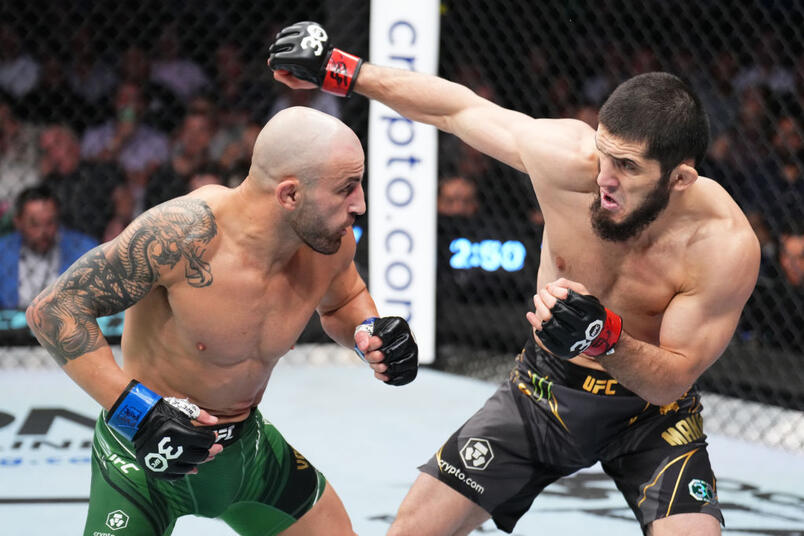
#> input picture man.jpg, 804 x 536 px
$ python flip.py
#> lines starting #> are read from the running program, lines starting #| are printed output that depends on the picture
import cv2

# Read the image
image = cv2.imread('man.jpg')
#> image is the input picture: shape (536, 804, 3); mean B, G, R 98.6, 102.3, 112.1

# Flip the image horizontally
flipped_horizontal = cv2.flip(image, 1)
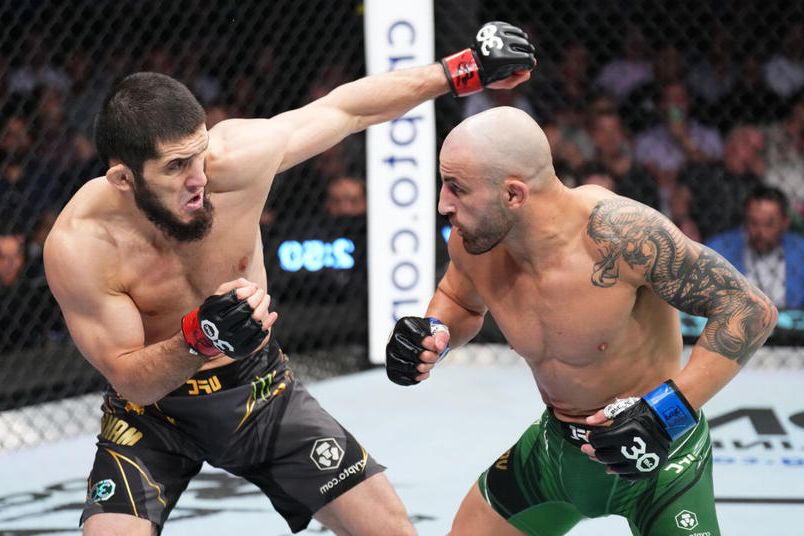
#> flipped_horizontal: shape (536, 804, 3); mean B, G, R 98.6, 102.3, 112.1

# Flip the image vertically
flipped_vertical = cv2.flip(image, 0)
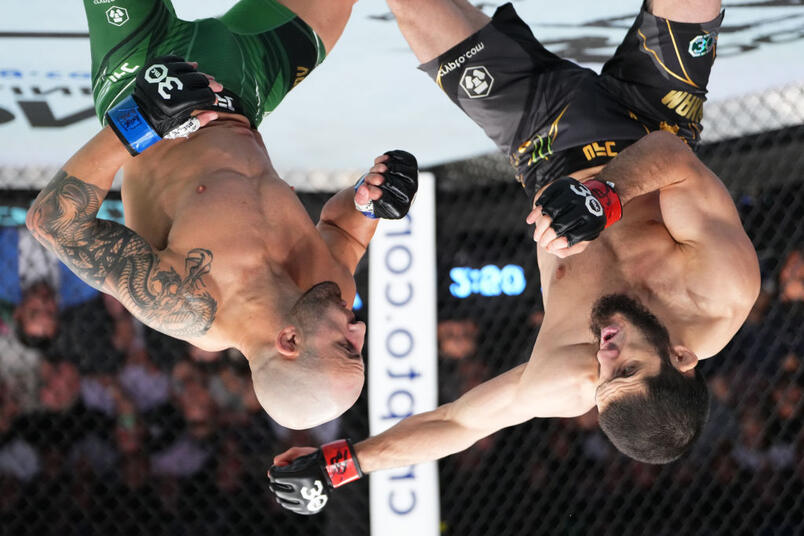
#> flipped_vertical: shape (536, 804, 3); mean B, G, R 98.6, 102.3, 112.1

# Display the original and flipped images
cv2.imshow('Original Image', image)
cv2.imshow('Flipped Horizontally', flipped_horizontal)
cv2.imshow('Flipped Vertically', flipped_vertical)
cv2.waitKey(0)
cv2.destroyAllWindows()

$ run again, with image.jpg copied over man.jpg
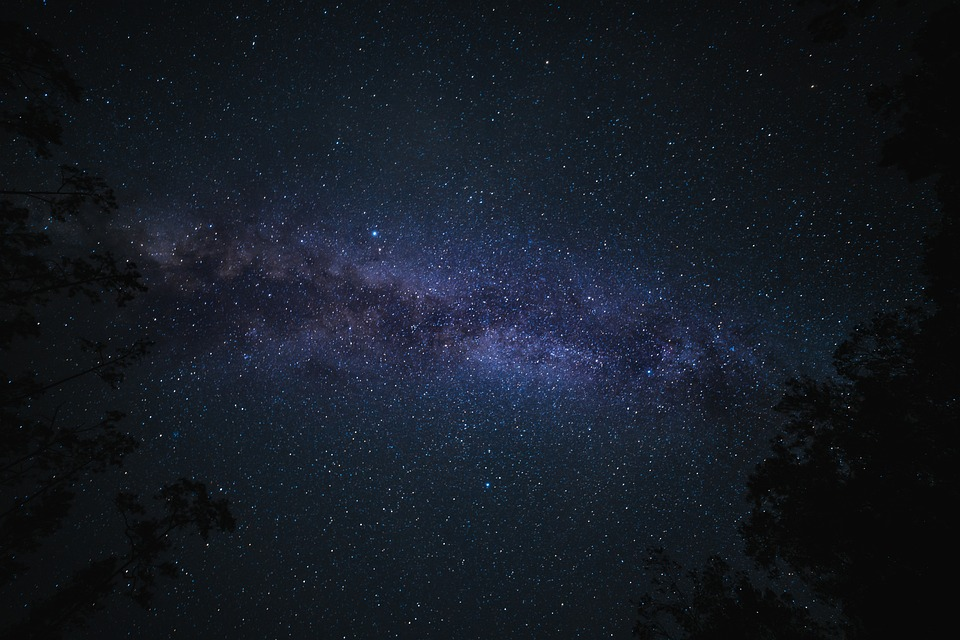
#> input picture image.jpg, 960 x 640 px
#> image is the input picture: shape (640, 960, 3); mean B, G, R 35.8, 26.5, 20.6
#> `flipped_horizontal = cv2.flip(image, 1)`:
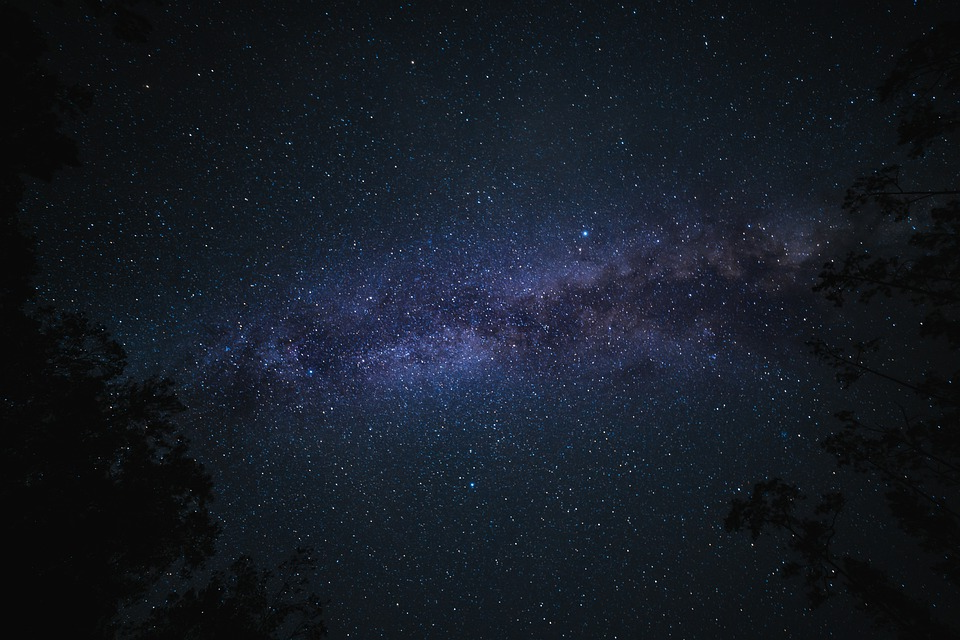
#> flipped_horizontal: shape (640, 960, 3); mean B, G, R 35.8, 26.5, 20.6
#> `flipped_vertical = cv2.flip(image, 0)`:
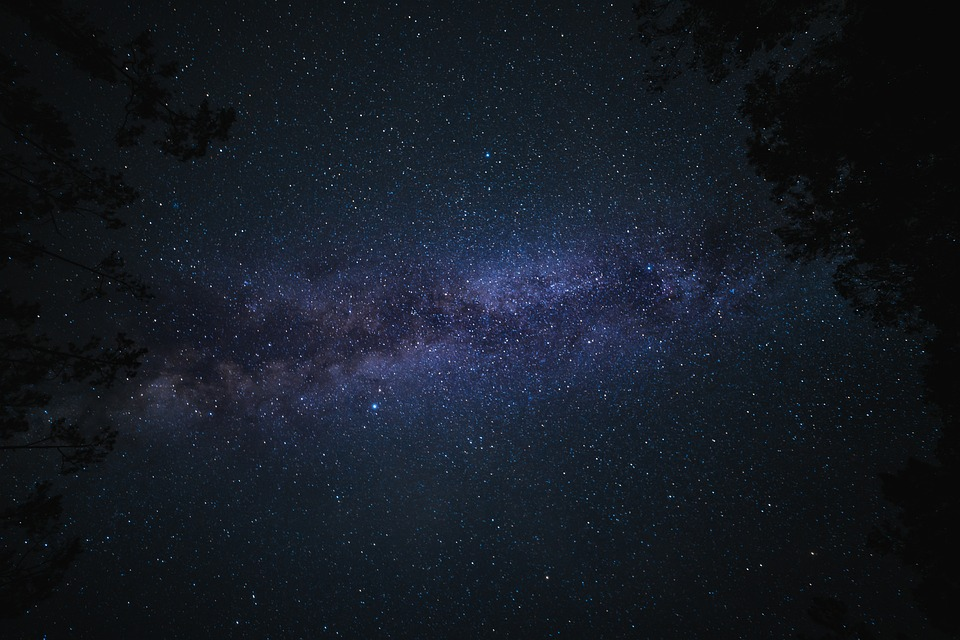
#> flipped_vertical: shape (640, 960, 3); mean B, G, R 35.8, 26.5, 20.6
